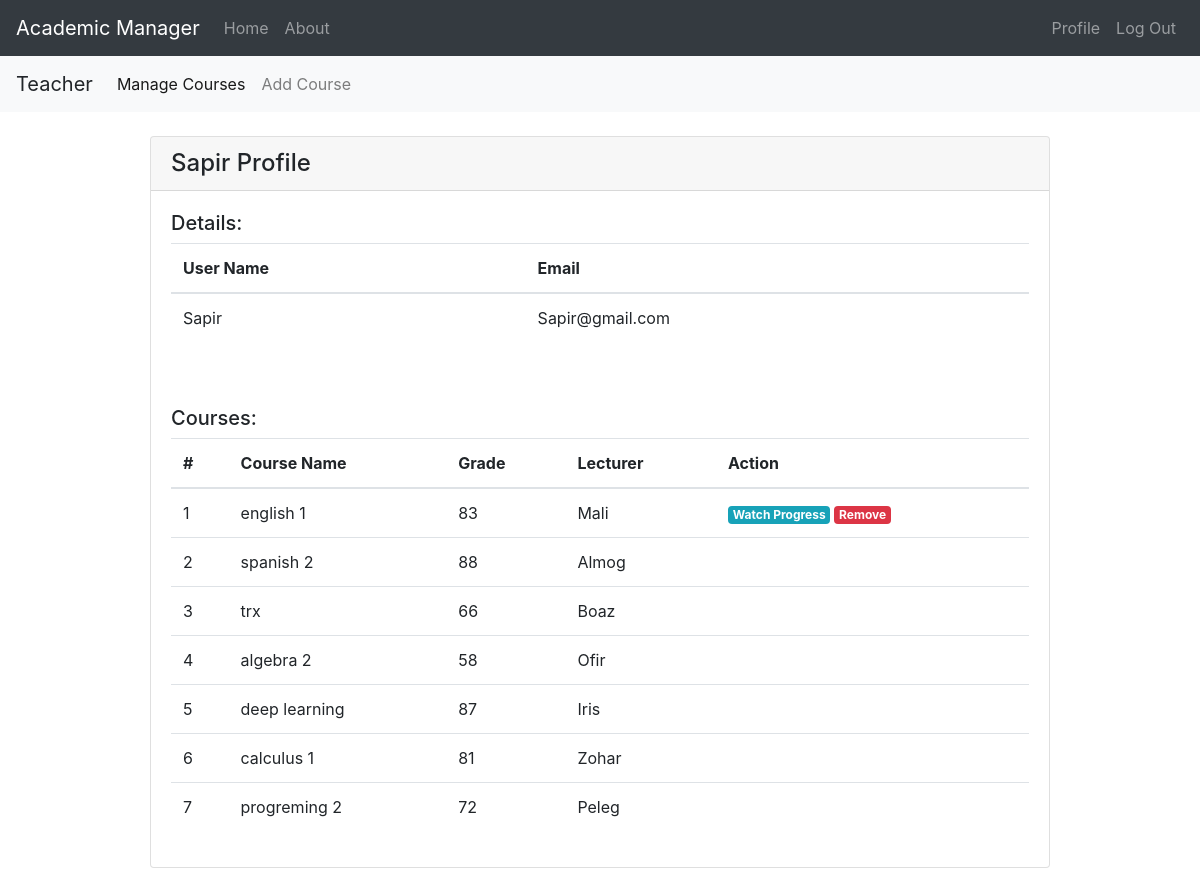
The app's page /students/watch/2 (signed in) with its own data.
### academic_manager/models.py (models this page shows, shortened)
class Student(db.Model):
    id = db.Column(db.Integer, primary_key=True)
    user_name = db.Column(db.String(30), nullable=False, unique=True)
    email = db.Column(db.String(100), nullable=False, unique=True)
    password = db.Column(db.String(60), nullable=False)
    creation_date = db.Column(db.DateTime, nullable=False, default=datetime.now)
    last_seen = db.Column(db.DateTime, nullable=False, default=datetime.now)
    enrollment = db.relationship('Enrollment', backref='student', lazy=True)

class Enrollment(db.Model):
    id = db.Column(db.Integer, primary_key=True)
    course_id = db.Column(db.Integer, db.ForeignKey('course.id'), nullable=False)
    student_id = db.Column(db.Integer, db.ForeignKey('student.id'), nullable=False)
    grade = db.Column(db.Integer, nullable=True)

class Course(db.Model):
    id = db.Column(db.Integer, primary_key=True)
    course_name = db.Column(db.String(30), nullable=False)
    teacher_id = db.Column(db.Integer, db.ForeignKey('teacher.id'), nullable=False)
    enrollment = db.relationship('Enrollment', backref='course', lazy=True)
    task = db.relationship('Task', backref='course', lazy=True)

class Teacher(db.Model):
    id = db.Column(db.Integer, primary_key=True)
    user_name = db.Column(db.String(20), unique=True, nullable=False)
    email = db.Column(db.String(100), unique=True, nullable=False)
    password = db.Column(db.String(60), nullable=False)
    creation_date = db.Column(db.DateTime, nullable=False, default=datetime.now)
    last_seen = db.Column(db.DateTime, nullable=False, default=datetime.now)
    approved = db.Column(db.Boolean, default=False, nullable=False)
    course = db.relationship('Course', backref='lecturer', lazy=True)

### academic_manager/students/routes.py (the view)
@students.route("/watch/<int:student_id>")
def watch_student(student_id):
    if "type" in session:
        if session["type"] == "admin" or session["type"] == "teacher":
            student_profile = Student.query.filter_by(id=student_id).first()
            return render_template("watch_student.html", student=student_profile)
    flash("Page not found!", "warning")
    return redirect(url_for("main.home"))

### academic_manager/students/templates/watch_student.html (shortened to what this page needs)
{% extends "base.html" %}
{% block content %}
<h4 class="card-header">{{ student.user_name }} Profile</h4>
<div class="card-body">
    <h5>Details:</h5>
    <table class="table" style="width:100%">
        <thead>
        <tr>
            <th>User Name</th>
            <th>Email</th>
        </tr>
        </thead>
        <tbody>
        <tr>
            <td>{{ student.user_name }}</td>
            <td>{{ student.email }}</td>
        </tr>
        </tbody>
    </table>
    <br><br>
    <div>
        <h5>Courses:</h5>
        <table class="table" style="width:100%">
            <thead>
            <tr>
                <th>#</th>
                <th>Course Name</th>
                <th>Grade</th>
                <th>Lecturer</th>
                {% if "type" in session %}
                    {% if session["type"] == "admin" or session["type"] == "teacher" %}
                        <th>Action</th>
                    {% endif %}
                {% endif %}
            </tr>
            </thead>
            <tbody>
            {% for enrollment in student.enrollment %}
            <tr>
                <td>{{ loop.index }}</td>
                <td>{{ enrollment.course.course_name }}</td>
                <td>{{ enrollment.grade }}</td>
                <td>{{ enrollment.course.lecturer.user_name }}</td>
                <th>
                    {% if "type" in session and "user_name" in session %}
                        {% if session["type"] == "admin" or
                        session["user_name"] == enrollment.course.lecturer.user_name %}
                            <a href="#" class="badge badge-info">Watch Progress</a>
                            <a href="{{ url_for('students.remove_enrollment', student_id=student.id,
                            enrollment_id=enrollment.id) }}" class="badge badge-danger">Remove</a>
                        {% endif %}
                    {% endif %}
                </th>
            </tr>
            {% endfor %}
            </tbody>
        </table>
    </div>
</div>
{% endblock %}

### records on screen
Student: user_name "Sapir", email "Sapir@gmail.com"
Enrollment: course.course_name "english 1", grade "83", course.lecturer.user_name "Mali"
Enrollment: course.course_name "spanish 2", grade "88", course.lecturer.user_name "Almog"
Enrollment: course.course_name "trx", grade "66", course.lecturer.user_name "Boaz"
Enrollment: course.course_name "algebra 2", grade "58", course.lecturer.user_name "Ofir"
Enrollment: course.course_name "deep learning", grade "87", course.lecturer.user_name "Iris"
Enrollment: course.course_name "calculus 1", grade "81", course.lecturer.user_name "Zohar"
Enrollment: course.course_name "progreming 2", grade "72", course.lecturer.user_name "Peleg"
